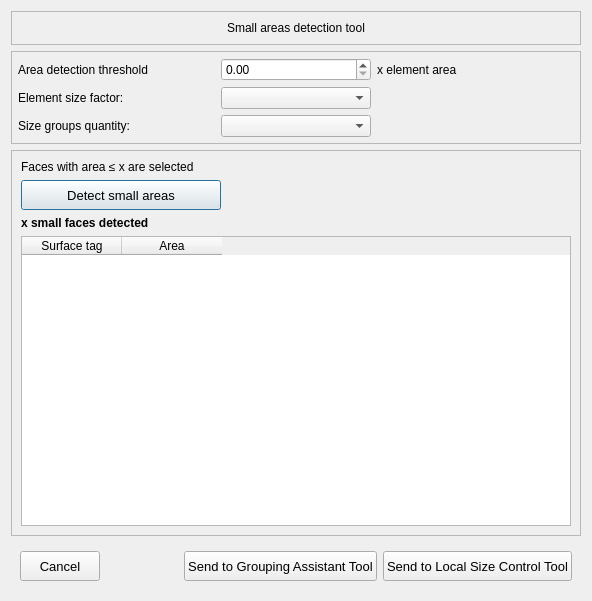
<?xml version="1.0" encoding="UTF-8"?>
<ui version="4.0">
 <class>Dialog</class>
 <widget class="QDialog" name="Dialog">
  <property name="geometry">
   <rect>
    <x>0</x>
    <y>0</y>
    <width>592</width>
    <height>601</height>
   </rect>
  </property>
  <property name="windowTitle">
   <string>Dialog</string>
  </property>
  <layout class="QVBoxLayout" name="verticalLayout">
   <item>
    <widget class="QFrame" name="frame">
     <property name="frameShape">
      <enum>QFrame::Shape::StyledPanel</enum>
     </property>
     <property name="frameShadow">
      <enum>QFrame::Shadow::Raised</enum>
     </property>
     <layout class="QGridLayout" name="gridLayout">
      <property name="leftMargin">
       <number>9</number>
      </property>
      <property name="topMargin">
       <number>9</number>
      </property>
      <property name="rightMargin">
       <number>9</number>
      </property>
      <property name="bottomMargin">
       <number>9</number>
      </property>
      <item row="0" column="0">
       <widget class="QLabel" name="label">
        <property name="text">
         <string>Small areas detection tool</string>
        </property>
        <property name="alignment">
         <set>Qt::AlignmentFlag::AlignCenter</set>
        </property>
       </widget>
      </item>
     </layout>
    </widget>
   </item>
   <item>
    <widget class="QFrame" name="frame_2">
     <property name="frameShape">
      <enum>QFrame::Shape::StyledPanel</enum>
     </property>
     <property name="frameShadow">
      <enum>QFrame::Shadow::Raised</enum>
     </property>
     <layout class="QGridLayout" name="gridLayout_2">
      <property name="leftMargin">
       <number>6</number>
      </property>
      <property name="topMargin">
       <number>6</number>
      </property>
      <property name="rightMargin">
       <number>6</number>
      </property>
      <property name="bottomMargin">
       <number>6</number>
      </property>
      <item row="2" column="0">
       <widget class="QLabel" name="label_4">
        <property name="text">
         <string>Size groups quantity:</string>
        </property>
       </widget>
      </item>
      <item row="1" column="2" colspan="2">
       <widget class="QComboBox" name="comboBox_element_size_factor">
        <property name="maximumSize">
         <size>
          <width>150</width>
          <height>16777215</height>
         </size>
        </property>
       </widget>
      </item>
      <item row="1" column="0">
       <widget class="QLabel" name="label_2">
        <property name="text">
         <string>Element size factor:</string>
        </property>
       </widget>
      </item>
      <item row="0" column="0">
       <widget class="QLabel" name="label_3">
        <property name="text">
         <string>Area detection threshold</string>
        </property>
       </widget>
      </item>
      <item row="0" column="3">
       <widget class="QLabel" name="label_5">
        <property name="text">
         <string>x element area</string>
        </property>
       </widget>
      </item>
      <item row="2" column="2" colspan="2">
       <widget class="QComboBox" name="comboBox_size_groups_quantity">
        <property name="maximumSize">
         <size>
          <width>150</width>
          <height>16777215</height>
         </size>
        </property>
       </widget>
      </item>
      <item row="0" column="2">
       <widget class="QDoubleSpinBox" name="doubleSpinBox_area_detection_threshold">
        <property name="maximumSize">
         <size>
          <width>150</width>
          <height>16777215</height>
         </size>
        </property>
       </widget>
      </item>
     </layout>
    </widget>
   </item>
   <item>
    <widget class="QFrame" name="frame_4">
     <property name="frameShape">
      <enum>QFrame::Shape::StyledPanel</enum>
     </property>
     <property name="frameShadow">
      <enum>QFrame::Shadow::Raised</enum>
     </property>
     <layout class="QVBoxLayout" name="verticalLayout_2">
      <item>
       <widget class="QLabel" name="label_faces_area">
        <property name="text">
         <string>Faces with area ≤ x are selected</string>
        </property>
       </widget>
      </item>
      <item>
       <widget class="QPushButton" name="pushButton_detect_small_areas">
        <property name="minimumSize">
         <size>
          <width>0</width>
          <height>30</height>
         </size>
        </property>
        <property name="maximumSize">
         <size>
          <width>200</width>
          <height>16777215</height>
         </size>
        </property>
        <property name="font">
         <font>
          <pointsize>10</pointsize>
         </font>
        </property>
        <property name="text">
         <string>Detect small areas</string>
        </property>
       </widget>
      </item>
      <item>
       <widget class="QLabel" name="label_faces_detected">
        <property name="maximumSize">
         <size>
          <width>16777215</width>
          <height>25</height>
         </size>
        </property>
        <property name="font">
         <font>
          <bold>true</bold>
          <kerning>true</kerning>
         </font>
        </property>
        <property name="text">
         <string>x small faces detected</string>
        </property>
        <property name="alignment">
         <set>Qt::AlignmentFlag::AlignLeading|Qt::AlignmentFlag::AlignLeft|Qt::AlignmentFlag::AlignVCenter</set>
        </property>
       </widget>
      </item>
      <item>
       <widget class="QTableWidget" name="tableWidget">
        <property name="maximumSize">
         <size>
          <width>16777215</width>
          <height>16777215</height>
         </size>
        </property>
        <column>
         <property name="text">
          <string>Surface tag</string>
         </property>
        </column>
        <column>
         <property name="text">
          <string>Area</string>
         </property>
        </column>
       </widget>
      </item>
     </layout>
    </widget>
   </item>
   <item>
    <widget class="QFrame" name="frame_3">
     <property name="frameShape">
      <enum>QFrame::Shape::NoFrame</enum>
     </property>
     <property name="frameShadow">
      <enum>QFrame::Shadow::Raised</enum>
     </property>
     <layout class="QHBoxLayout" name="horizontalLayout">
      <item>
       <widget class="QPushButton" name="pushButton_cancel">
        <property name="minimumSize">
         <size>
          <width>0</width>
          <height>30</height>
         </size>
        </property>
        <property name="font">
         <font>
          <pointsize>10</pointsize>
         </font>
        </property>
        <property name="text">
         <string>Cancel</string>
        </property>
       </widget>
      </item>
      <item>
       <spacer name="horizontalSpacer">
        <property name="orientation">
         <enum>Qt::Orientation::Horizontal</enum>
        </property>
        <property name="sizeHint" stdset="0">
         <size>
          <width>40</width>
          <height>20</height>
         </size>
        </property>
       </spacer>
      </item>
      <item>
       <widget class="QPushButton" name="pushButton_send_to_grouping_assistant_tool">
        <property name="minimumSize">
         <size>
          <width>0</width>
          <height>30</height>
         </size>
        </property>
        <property name="font">
         <font>
          <pointsize>10</pointsize>
         </font>
        </property>
        <property name="text">
         <string>Send to Grouping Assistant Tool</string>
        </property>
       </widget>
      </item>
      <item>
       <widget class="QPushButton" name="pushButton_send_to_local_size_control">
        <property name="minimumSize">
         <size>
          <width>0</width>
          <height>30</height>
         </size>
        </property>
        <property name="font">
         <font>
          <pointsize>10</pointsize>
         </font>
        </property>
        <property name="text">
         <string>Send to Local Size Control Tool</string>
        </property>
       </widget>
      </item>
     </layout>
    </widget>
   </item>
  </layout>
 </widget>
 <resources/>
 <connections/>
</ui>
